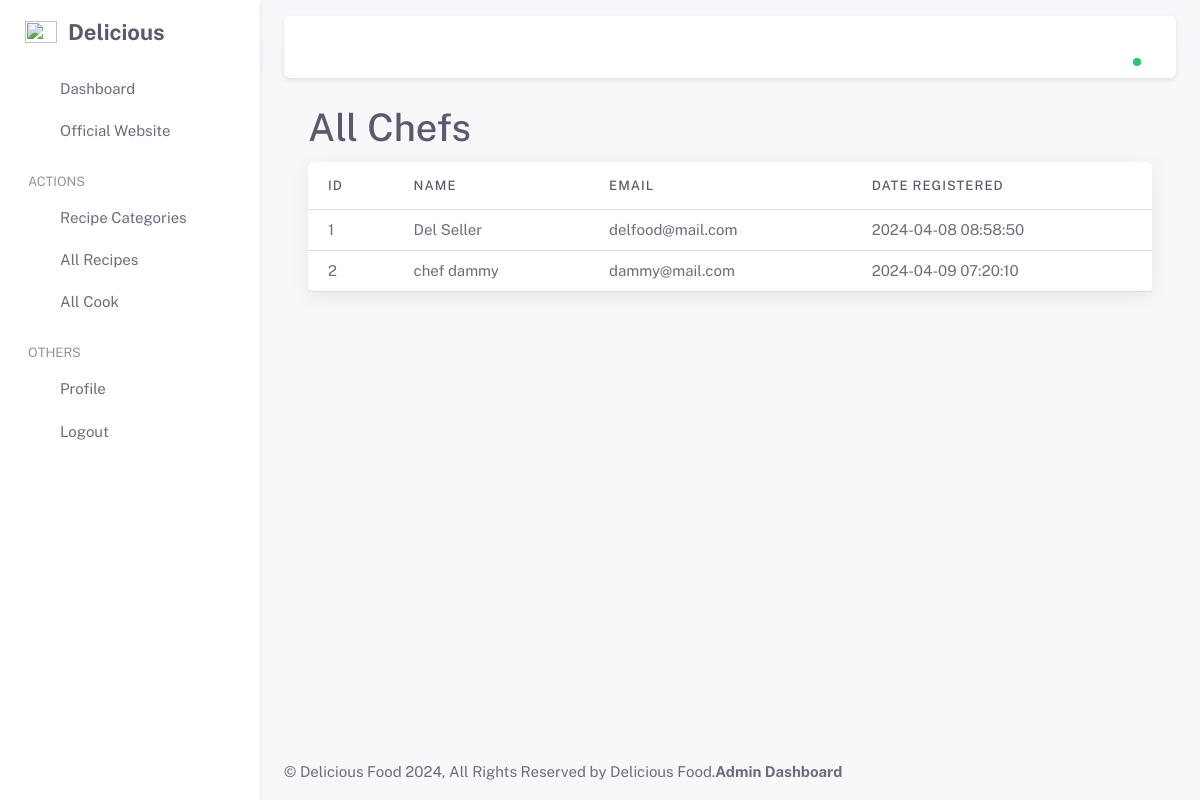
Page /adminend/chefs.php (signed in) on the committed database.
### tables this page shows
CREATE TABLE `chefs` (
  `id` int(11) NOT NULL,
  `name` text NOT NULL,
  `email` text NOT NULL,
  `password` text NOT NULL,
  `created_at` timestamp NOT NULL DEFAULT current_timestamp(),
  `updated_at` timestamp NOT NULL DEFAULT '0000-00-00 00:00:00'
);

### adminend/chefs.php (the view)
<?php
include('header.php');
$chef_query = mysqli_query($conn, "SELECT * FROM `chefs` ");
?>
  <div class="content-wrapper">
    <div class="content-header">
      <div class="container-fluid">
        <div class="row mb-2">
          <div class="col-sm-6">
            <h1 class="m-0">All Chefs</h1>
          </div>
          <div class="col-sm-6">
          </div>
        </div>
      </div>
    </div>
    <section class="content">
      <div class="container-fluid">
        <div class="card card-default color-palette-box">
          <div class="card-body table-responsive p-0">
            <table class="table table-hover text-nowrap">
                <thead>
                <tr>
                  <th>ID</th>
                                                <th>Name</th>
                                                <th>Email</th>
                                                <th>Date Registered</th>
                </tr>
                </thead>
                <tbody>
                  <?php $num=1; ?>
                  <?php while($chef = mysqli_fetch_array($chef_query)){ ?>
                    <tr>
                        <td><?php echo $num; ?></td>
                         <td><?= $chef['name']; ?></td>
                        <td><?= $chef['email']; ?></td>
                        <td><?= $chef['created_at']; ?></td>
                    </tr>
                  <?php $num++; } ?>
                </tbody>
            </table>
          </div>
        </div>
      </div>
    </section>
  </div>
<?php include('footer.php'); ?>
</html>

### rows in the picture
chefs: name "Del Seller", email "delfood@mail.com", created_at "2024-04-08 08:58:50"
chefs: name "chef dammy", email "dammy@mail.com", created_at "2024-04-09 07:20:10"
